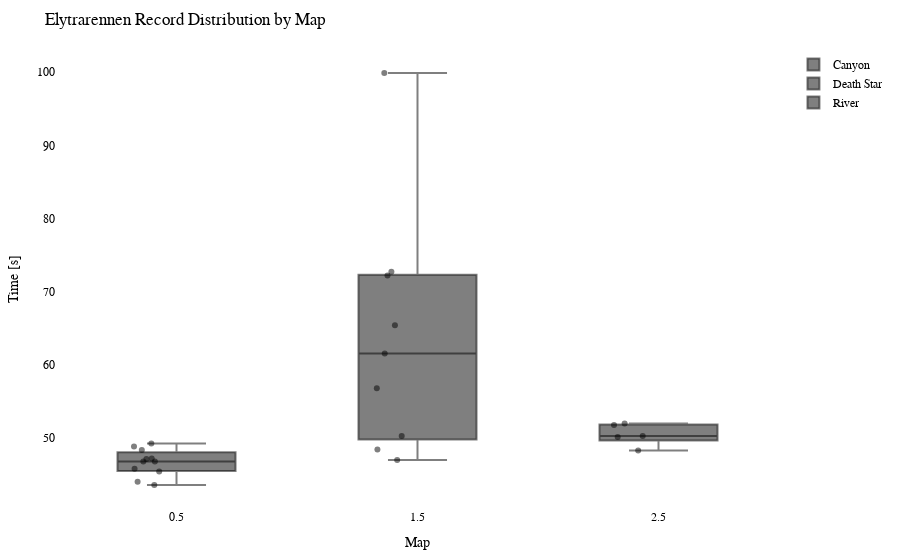

The cell this chart's notebook holds for it:
### Code cell
import plotly.graph_objects as go
import plotly.io as pio

df = getRecordsDataframe(minigame="Elytrarennen")

# Calculate the offset for centering the data points
num_columns = len(df.columns)
offset = 0.5

# Create a Swarm plot using Plotly
fig = go.Figure()

for i, column in enumerate(df.columns):
    x_values = [i + offset] * len(df[column])  # Adjust x-values with offset for horizontal centering
    fig.add_trace(go.Box(x=x_values,
                         y=df[column],
                         name=column,
                         boxpoints='all',
                         pointpos=-0.5,  # Adjust point position to prevent overlapping
                         marker=dict(color='rgba(0,0,0,0.5)', size=6),  # Adjust marker color and size
                         hovertext=df.index,
                         hoverinfo='text+y'))

fig.update_layout(title="Elytrarennen Record Distribution by Map",
                  xaxis=dict(title="Map"),
                  yaxis=dict(title="Time [s]"),
                  showlegend=True,
                  font=dict(family="Arial", size=12, color="black"),  # Customize font
                  plot_bgcolor="white",  # Set background color
                  margin=dict(l=50, r=50, t=50, b=50),  # Adjust margins for better layout
                  )

pio.show(fig)

pio.write_html(fig, "out/elytr_swarm_plot.html")

### Figure 1 — Plotly figure (JSON) as saved in the notebook; plotly's stock layout.template omitted (floating-point values rounded to 4 significant figures)
{"data": [{"boxpoints": "all", "hoverinfo": "text+y", "hovertext": ["20LeRe10", "2wc", "agowskyy", "Allooy", "Anni808", "Axollotel", "bawskey", "BusinessBent", "ByNetherdude", "byTobi", "cediiiiii_10", "Chander24", "Chrisi20101", "crocodile1870", "cxl1lo", "DarkCobweb", "deadfiight", "DerBaumIstDerWeg", "Dokkkkko", "Ex4cted", "Falke23_5", "Feinberg", "ffawks", "Fflopse", "ForceFox", "Freeeedom", "frutigall", "GamemasterNiki", "GeneralEnte06", "Gerrygames", "Gobo9", "GrafikKatze", "Grapfen", "Gummibearchen", "H1ghsay", "h4nnes", "Harold_Sensemann", "HerrDante", "Jan2220", "JennieKim", "jimmi1410", "JOW23", "Joy_8oy", "KakaMC", "Kanickelul", "Keenaai", "Kokochampi", "Kokochampo", "Kopfradio", "Krusti", "Kyuudo", "La_meleagro", "LeWi_100", "lizsyy", "LordAlexos", "loukrativ", "Lubottus", "Luis_XYZ", "M0orey_0", "marbrueck", "Martomias", "Mincheeen", "MrNulfred", "Mvsk_", "myshq", "Nexilus", "Ninivee", "officialryzon", "Oronor", "PedroZockt", "Picutar", "PixlNight", "PolizeiDreamy", "Radattel", "Radiokopf", "Raefinzs", "Ritokii", "Sackkerl", "SB387", "ScreamingBlatz", "Sebi1801", "Seemops_8", "Sey__", "Shiewk", "Snitcherella", "SpeckyCut", "StaudammAusHolz", "TheBreadHD", "TheFabo", "Tomiokey", "twitchparaskiill", "Txlentierter", "T_Niko_T", "Umgfoin", "WachtelWachtel", "WirdNichtGeladen", "Wissender", "xBaumeisterin", "xX_Dima_ggg_Xx6", "xX_Masha_ggg_Xx9", "yzvm", "_n3d", "_Waldi_"], "marker": {"color": "rgba(0,0,0,0.5)", "size": 6}, "name": "Canyon", "pointpos": -0.5, "type": "box", "x": [0.5, 0.5, 0.5, 0.5, 0.5, 0.5, 0.5, 0.5, 0.5, 0.5, 0.5, 0.5, 0.5, 0.5, 0.5, 0.5, 0.5, 0.5, 0.5, 0.5, 0.5, 0.5, 0.5, 0.5, 0.5, 0.5, 0.5, 0.5, 0.5, 0.5, 0.5, 0.5, 0.5, 0.5, 0.5, 0.5, 0.5, 0.5, 0.5, 0.5, 0.5, 0.5, 0.5, 0.5, 0.5, 0.5, 0.5, 0.5, 0.5, 0.5, 0.5, 0.5, 0.5, 0.5, 0.5, 0.5, 0.5, 0.5, 0.5, 0.5, 0.5, 0.5, 0.5, 0.5, 0.5, 0.5, 0.5, 0.5, 0.5, 0.5, 0.5, 0.5, 0.5, 0.5, 0.5, 0.5, 0.5, 0.5, 0.5, 0.5, 0.5, 0.5, 0.5, 0.5, 0.5, 0.5, 0.5, 0.5, 0.5, 0.5, 0.5, 0.5, 0.5, 0.5, 0.5, 0.5, 0.5, 0.5, 0.5, 0.5, 0.5, 0.5, 0.5], "y": [null, null, null, null, null, null, null, null, null, null, null, null, null, 46.81, null, null, null, null, null, null, null, null, 44.03, 45.8, null, 49.24, null, null, null, null, null, null, null, null, null, null, null, null, null, null, null, null, null, null, null, null, null, null, null, null, null, null, null, null, null, null, null, null, 46.78, 43.57, null, null, 48.84, null, null, null, null, null, null, null, null, null, null, null, null, null, null, null, null, 47.2, null, null, null, 47.14, null, null, null, null, null, null, null, null, null, 45.41, null, null, null, null, null, null, null, 48.36, null]}, {"boxpoints": "all", "hoverinfo": "text+y", "hovertext": ["20LeRe10", "2wc", "agowskyy", "Allooy", "Anni808", "Axollotel", "bawskey", "BusinessBent", "ByNetherdude", "byTobi", "cediiiiii_10", "Chander24", "Chrisi20101", "crocodile1870", "cxl1lo", "DarkCobweb", "deadfiight", "DerBaumIstDerWeg", "Dokkkkko", "Ex4cted", "Falke23_5", "Feinberg", "ffawks", "Fflopse", "ForceFox", "Freeeedom", "frutigall", "GamemasterNiki", "GeneralEnte06", "Gerrygames", "Gobo9", "GrafikKatze", "Grapfen", "Gummibearchen", "H1ghsay", "h4nnes", "Harold_Sensemann", "HerrDante", "Jan2220", "JennieKim", "jimmi1410", "JOW23", "Joy_8oy", "KakaMC", "Kanickelul", "Keenaai", "Kokochampi", "Kokochampo", "Kopfradio", "Krusti", "Kyuudo", "La_meleagro", "LeWi_100", "lizsyy", "LordAlexos", "loukrativ", "Lubottus", "Luis_XYZ", "M0orey_0", "marbrueck", "Martomias", "Mincheeen", "MrNulfred", "Mvsk_", "myshq", "Nexilus", "Ninivee", "officialryzon", "Oronor", "PedroZockt", "Picutar", "PixlNight", "PolizeiDreamy", "Radattel", "Radiokopf", "Raefinzs", "Ritokii", "Sackkerl", "SB387", "ScreamingBlatz", "Sebi1801", "Seemops_8", "Sey__", "Shiewk", "Snitcherella", "SpeckyCut", "StaudammAusHolz", "TheBreadHD", "TheFabo", "Tomiokey", "twitchparaskiill", "Txlentierter", "T_Niko_T", "Umgfoin", "WachtelWachtel", "WirdNichtGeladen", "Wissender", "xBaumeisterin", "xX_Dima_ggg_Xx6", "xX_Masha_ggg_Xx9", "yzvm", "_n3d", "_Waldi_"], "marker": {"color": "rgba(0,0,0,0.5)", "size": 6}, "name": "Death Star", "pointpos": -0.5, "type": "box", "x": [1.5, 1.5, 1.5, 1.5, 1.5, 1.5, 1.5, 1.5, 1.5, 1.5, 1.5, 1.5, 1.5, 1.5, 1.5, 1.5, 1.5, 1.5, 1.5, 1.5, 1.5, 1.5, 1.5, 1.5, 1.5, 1.5, 1.5, 1.5, 1.5, 1.5, 1.5, 1.5, 1.5, 1.5, 1.5, 1.5, 1.5, 1.5, 1.5, 1.5, 1.5, 1.5, 1.5, 1.5, 1.5, 1.5, 1.5, 1.5, 1.5, 1.5, 1.5, 1.5, 1.5, 1.5, 1.5, 1.5, 1.5, 1.5, 1.5, 1.5, 1.5, 1.5, 1.5, 1.5, 1.5, 1.5, 1.5, 1.5, 1.5, 1.5, 1.5, 1.5, 1.5, 1.5, 1.5, 1.5, 1.5, 1.5, 1.5, 1.5, 1.5, 1.5, 1.5, 1.5, 1.5, 1.5, 1.5, 1.5, 1.5, 1.5, 1.5, 1.5, 1.5, 1.5, 1.5, 1.5, 1.5, 1.5, 1.5, 1.5, 1.5, 1.5, 1.5], "y": [null, null, null, null, null, null, null, null, null, null, null, null, null, null, null, null, null, null, null, null, null, null, 47.0, 48.44, null, 65.42, null, null, null, null, null, null, 72.73, null, null, null, null, null, null, null, null, null, null, null, null, null, null, null, null, null, null, null, null, null, null, null, null, null, 56.81, 50.27, null, null, null, null, null, null, null, null, null, null, null, null, null, null, 61.56, null, null, null, null, null, null, null, 99.91, 72.2, null, null, null, null, null, null, null, null, null, null, null, null, null, null, null, null, null, null, null]}, {"boxpoints": "all", "hoverinfo": "text+y", "hovertext": ["20LeRe10", "2wc", "agowskyy", "Allooy", "Anni808", "Axollotel", "bawskey", "BusinessBent", "ByNetherdude", "byTobi", "cediiiiii_10", "Chander24", "Chrisi20101", "crocodile1870", "cxl1lo", "DarkCobweb", "deadfiight", "DerBaumIstDerWeg", "Dokkkkko", "Ex4cted", "Falke23_5", "Feinberg", "ffawks", "Fflopse", "ForceFox", "Freeeedom", "frutigall", "GamemasterNiki", "GeneralEnte06", "Gerrygames", "Gobo9", "GrafikKatze", "Grapfen", "Gummibearchen", "H1ghsay", "h4nnes", "Harold_Sensemann", "HerrDante", "Jan2220", "JennieKim", "jimmi1410", "JOW23", "Joy_8oy", "KakaMC", "Kanickelul", "Keenaai", "Kokochampi", "Kokochampo", "Kopfradio", "Krusti", "Kyuudo", "La_meleagro", "LeWi_100", "lizsyy", "LordAlexos", "loukrativ", "Lubottus", "Luis_XYZ", "M0orey_0", "marbrueck", "Martomias", "Mincheeen", "MrNulfred", "Mvsk_", "myshq", "Nexilus", "Ninivee", "officialryzon", "Oronor", "PedroZockt", "Picutar", "PixlNight", "PolizeiDreamy", "Radattel", "Radiokopf", "Raefinzs", "Ritokii", "Sackkerl", "SB387", "ScreamingBlatz", "Sebi1801", "Seemops_8", "Sey__", "Shiewk", "Snitcherella", "SpeckyCut", "StaudammAusHolz", "TheBreadHD", "TheFabo", "Tomiokey", "twitchparaskiill", "Txlentierter", "T_Niko_T", "Umgfoin", "WachtelWachtel", "WirdNichtGeladen", "Wissender", "xBaumeisterin", "xX_Dima_ggg_Xx6", "xX_Masha_ggg_Xx9", "yzvm", "_n3d", "_Waldi_"], "marker": {"color": "rgba(0,0,0,0.5)", "size": 6}, "name": "River", "pointpos": -0.5, "type": "box", "x": [2.5, 2.5, 2.5, 2.5, 2.5, 2.5, 2.5, 2.5, 2.5, 2.5, 2.5, 2.5, 2.5, 2.5, 2.5, 2.5, 2.5, 2.5, 2.5, 2.5, 2.5, 2.5, 2.5, 2.5, 2.5, 2.5, 2.5, 2.5, 2.5, 2.5, 2.5, 2.5, 2.5, 2.5, 2.5, 2.5, 2.5, 2.5, 2.5, 2.5, 2.5, 2.5, 2.5, 2.5, 2.5, 2.5, 2.5, 2.5, 2.5, 2.5, 2.5, 2.5, 2.5, 2.5, 2.5, 2.5, 2.5, 2.5, 2.5, 2.5, 2.5, 2.5, 2.5, 2.5, 2.5, 2.5, 2.5, 2.5, 2.5, 2.5, 2.5, 2.5, 2.5, 2.5, 2.5, 2.5, 2.5, 2.5, 2.5, 2.5, 2.5, 2.5, 2.5, 2.5, 2.5, 2.5, 2.5, 2.5, 2.5, 2.5, 2.5, 2.5, 2.5, 2.5, 2.5, 2.5, 2.5, 2.5, 2.5, 2.5, 2.5, 2.5, 2.5], "y": [null, null, null, null, null, null, null, null, null, null, null, null, null, null, null, null, null, null, null, null, null, null, null, null, null, null, null, null, 48.29, null, null, null, null, null, null, null, null, null, null, null, null, null, null, null, null, null, null, null, null, null, null, null, null, null, null, null, null, null, null, null, null, null, null, null, null, null, 51.79, null, null, null, null, null, null, null, null, null, null, null, null, 50.27, null, null, null, 50.14, null, null, null, null, null, null, null, null, null, 51.98, null, null, null, null, null, null, null, null, null]}], "layout": {"font": {"color": "black", "family": "Arial", "size": 12}, "margin": {"b": 50, "l": 50, "r": 50, "t": 50}, "plot_bgcolor": "white", "showlegend": true, "title": {"text": "Elytrarennen Record Distribution by Map"}, "xaxis": {"title": {"text": "Map"}}, "yaxis": {"title": {"text": "Time [s]"}}}}
